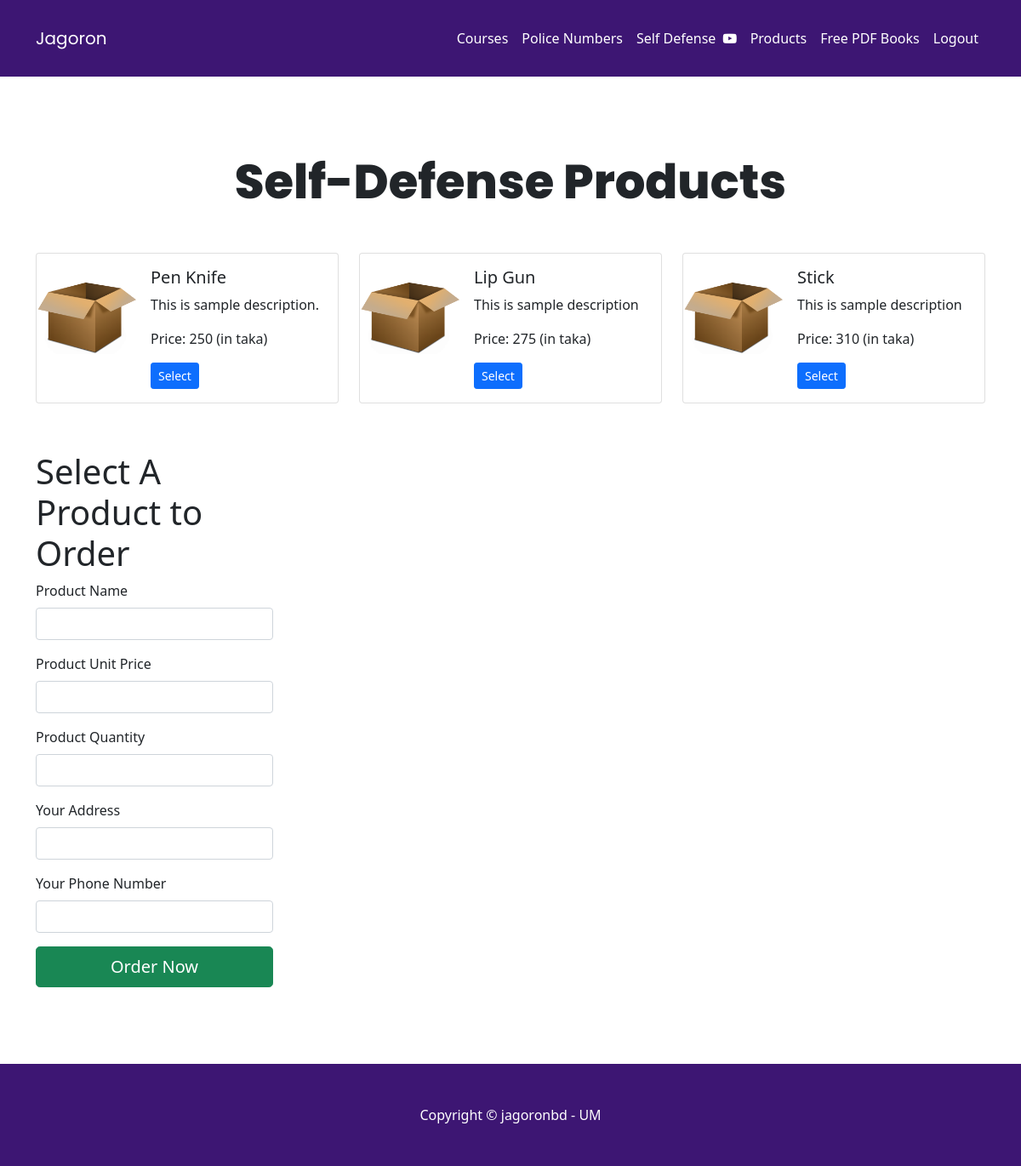
The page /products.php (signed in) on the database its author committed.
### tables this page shows
CREATE TABLE `Product` (
  `sno` int(7) NOT NULL,
  `ProductName` varchar(255) NOT NULL,
  `ProductDes` varchar(355) NOT NULL,
  `Price` float NOT NULL
);

### products.php (the view, shortened to what this page needs)
<?php
$hostName = "localhost";
$userName = "root";
$password = "";
$databaseName = "jagoron";
$conn = new mysqli($hostName, $userName, $password, $databaseName);
?>
<!DOCTYPE html>
<html lang="en">
<head>
    <link rel="stylesheet" href="https://cdnjs.cloudflare.com/ajax/libs/font-awesome/4.7.0/css/font-awesome.min.css">
    <link href="https://cdn.jsdelivr.net/npm/bootstrap@5.0.2/dist/css/bootstrap.min.css" rel="stylesheet">
</head>
  <body>
  <?php require 'partials/loggednav.php'?>
  <main class="container">
  <div id="books" style=" margin-top: 90px;">
      <div class="text-center">
        <h1 class="display-4" style="font-family: 'Poppins', 'Arial'; font-weight: 800; margin-top: 90px; margin-bottom: 50px">Self-Defense Products</h1>
      </div>
        <div class="row mt-4">
                        <?php
                          $qurey = "SELECT * FROM Product";
                          $qurey_run = mysqli_query($conn, $qurey);
                          $check_book = mysqli_num_rows($qurey_run) > 0;
                          if($check_book){
                              while($row = mysqli_fetch_array($qurey_run))
                              {
                                ?>
                  <div class="col-md-4">
                      <div class="card mb-3" >
                          <div class="row g-0">
                            <div class="col-md-4">
                              <img src="product.png" class="img-fluid rounded-start" alt="...">
                            </div>
                            <div class="col-md-8">
                              <div class="card-body">
                                <h5 class="card-title" id="proname"><?php echo $row['ProductName']; ?></h5>
                                <p class="card-text"> <?php echo $row['ProductDes']; ?> </p>
                                <p >Price: <span id="proprice"> <?php echo $row['Price']; ?></span> (in taka)</p>
                                <button class="btn btn-primary btn-sm"onclick="setOrder()">Select</button>
                              </div>
                            </div>
                          </div>
                        </div>
                  </div>
                    <?php
                }
            }
            else{
              echo "No Book Found";
            }
        ?>
                </div>
            <div class="col-lg-3 col-md-3 col-12" style="margin-top: 40px;">
              <h1>Select A Product to Order</h1>
                <form action="products.php" method="POST">
                  <div class="mb-3">
                      <label for="exampleFormControlInput1" class="form-label">Product Name</label>
                      <input type="text" class="form-control" id="productName" name='productName' placeholder="">
                  </div>
                   <div class="mb-3">
                      <label for="exampleFormControlInput1" class="form-label">Product Unit Price</label>
                      <input type="text" class="form-control" id="unitPrice" name="unitPrice" placeholder="">
                  </div>
                  <div class="mb-3">
                      <label for="exampleFormControlInput1" class="form-label">Product Quantity</label>
                      <input type="text" class="form-control" id="quantity" name="quantity" placeholder="">
                  </div>
                  <div class="mb-3">
                      <label for="exampleFormControlInput1" class="form-label">Your Address</label>
                      <input type="text" class="form-control" id="address" name="address" placeholder="">
                  </div>
                  <div class="mb-3">
                      <label for="exampleFormControlInput1" class="form-label">Your Phone Number</label>
                      <input type="text" class="form-control" id="phone" name="phone" placeholder="">
                  </div>
                  <button type="submit" class="btn btn-success btn-lg d-block w-100" style="margin-top: 15px;">Order Now</button>
                </form>
            </div>
        </div>
</main>
<footer class="py-5" style="background-color: #3D1673; margin-top: 90px">
  <div class="container">
    <p class="m-0 text-center text-white">Copyright &copy; jagoronbd - UM</p>
  </div>
</footer>
</body>
</html>

### products.php (style rules this page uses)
body { background-color: #ffffff; }

### rows shown on the page
product: ProductName "Pen Knife", ProductDes "This is sample description.", Price "250"
product: ProductName "Lip Gun", ProductDes "This is sample description", Price "275"
product: ProductName "Stick", ProductDes "This is sample description", Price "310"
